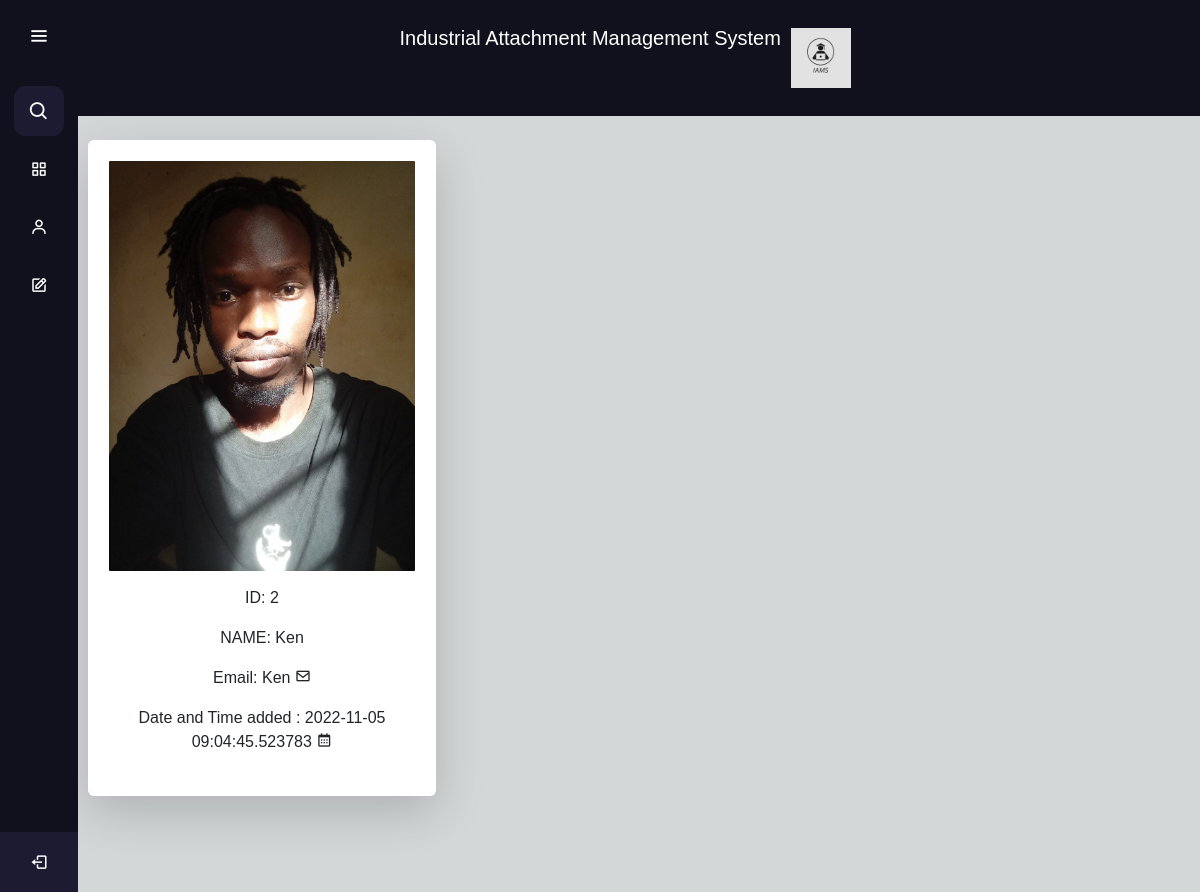
The page /profile (signed in) on the database its author committed.
### app/models.py (models this page shows, shortened)
class User(UserMixin, db.Model):
    id = db.Column(db.Integer, primary_key=True)
    username = db.Column(db.String(64), index=True, unique=True)
    adm_number = db.Column(db.String(64), index=True, unique=True)
    email = db.Column(db.String(120), index=True, unique=True)
    date_added = db.Column(db.DateTime, default=datetime.utcnow)
    password_hash = db.Column(db.String(128))
    is_admin = db.Column(db.Boolean, default=False)
    applications = db.relationship('Application', backref='student', lazy='dynamic')

### app/routes.py (the view)
@app.route('/profile')
@login_required   #this is a flask extension that checks if user needs authentication
def profile():
    return render_template('profile.html', title='profile')

### app/models.py (called while the page is built)
@login.user_loader
def load_user(id):
    return User.query.get(int(id))

### app/templates/profile.html
{% extends 'base.html'%}
{% block content %}
    <div class="profile shadow-lg p-3  mx-5 mb-5 bg-body rounded" >
        <img src="{{ url_for('static', filename='images/profile.jpg') }}" class="rounded" style = "width: 100%" alt="boy profile">
        <div class="container">
            <p>ID: {{ current_user.id }}</p>
            <p>NAME: {{ current_user.username }}</p>
            <p>
                Email: {{ current_user.email }}
                <i class="bx bx-envelope"></i>
            </p>
            <p>
                Date and Time added : {{ current_user.date_added }}
                <i class="bx bx-calendar"></i>
            </p>
        </div>
    </div>
    <br><br>
{% endblock %}

### app/static/css/style.css (style rules this page uses)
div.profile { width: 30%; background-color: white; box-shadow: 0 4px 8px 0 rgba(0, 0, 0, 0.2), 0 6px 20px 0 rgba(0, 0, 0, 0.19); }
div.container { text-align: center; padding: 10px 20px; }
img { border-radius: 4px; box-shadow: #11101D; padding: 5px; width: 150px; }
* { margin: 0; padding: 0; box-sizing: border-box; font-family: "Poppins" , sans-serif; }

### rows shown on the page
User: id "2", username "Ken", email "Ken", date_added "2022-11-05 09:04:45.523783"
